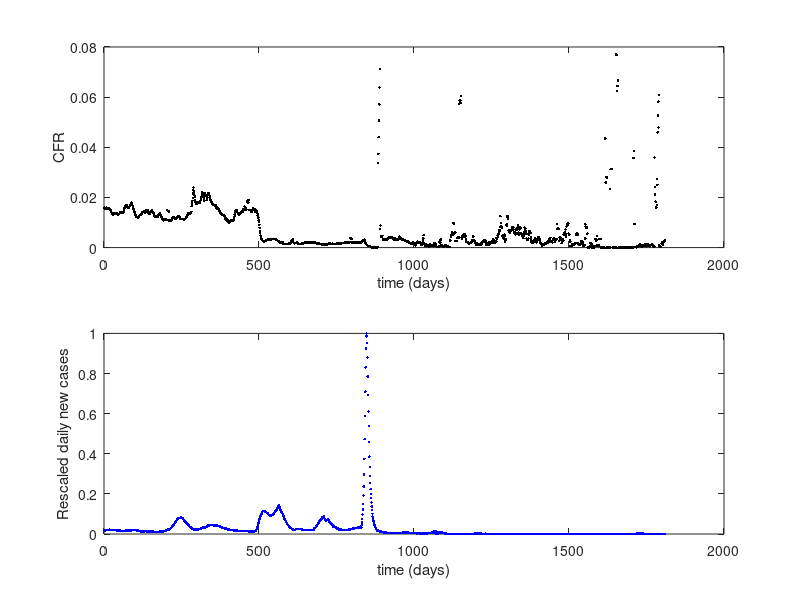

The MATLAB source for this figure: (Note: this script raises an error after producing the figure.)
%Beta=Beta(242:end);
clear all; close all; clc;
load('AsiaCovid19s01092020f08242025.mat')

% colors.usa    = [0.18 0.32 0.47];   
% colors.eu     = [0.20 0.60 0.60];  
 %colors.asia   = [0.55 0.20 0.82];   


X1=Mu(1:end-1);
X2=Mu(2:end);
Y1=Beta(1:end-1);
Y2=Beta(2:end);
Y1_min = min(Y1);
Y1_max = max(Y1);
Y1s = (Y1 - Y1_min) ./ (Y1_max - Y1_min);

Y2_min = min(Y2);
Y2_max = max(Y2);
Y2s = (Y2 - Y2_min) ./ (Y2_max - Y2_min);
Beta_min=min(Beta);Beta_max=max(Beta);
Betas=(Beta - Beta_min) ./ (Beta_max - Beta_min);
%%
MuAsia =Mu;
BetasAsia= Betas;
%%
close all
subplot(2,1,1)
plot(Mu,'k.');xlabel('time (days)');ylabel('CFR')
subplot(2,1,2)
plot(Betas,'b.');xlabel('time (days)');ylabel('Rescaled daily new cases')
%sgtitle('Time series data');
hfig = gcf;
fname = 'USACOVIDtseriesdata1';
%% Fitting Beta=a/mu full world
% modelFun = @(a,mu)  a(3)+a(1) ./ (mu+a(2));
% 
% a0 = [2 0.1 1];
% 
% % Fit using nonlinear least squares
% a_est = nlinfit(X1, Y1s, modelFun, a0);
%%
close all
figure
scatter(X1, Y1s,20, 'filled','MarkerFaceColor',colors.asia); hold on
% mu_fit = linspace(min(X1), max(X1), 200)';
%  plot(mu_fit, modelFun(a_est, mu_fit), 'r-', 'LineWidth', 2)
xlabel('Virulence: $\mu$')
ylabel('Transmission: $\beta$')
%legend('Data',sprintf('Fitted curve: $\\beta = %.5f / \\mu$', a_est))
grid on
hfig = gcf;
fname = 'ASIACOVIDMuBeta';
%% Mu(n+1)=a1+a2*Mu(n)*(1-Mu(n))+a3*Beta(n)
rng(123);
X = [ X1.*(1-X1), Y1s];
y = X2; %Mu(n+1)

% LASSO with cross-validation
% [B,FitInfo] = lasso(X, y, 'CV', 5);%, 'Standardize', true);
% 
% idx = FitInfo.IndexMinMSE;
% coef = B(:, idx);               
% intercept = FitInfo.Intercept(idx);
% 
% yhat = X * coef + intercept;
% %sci2latex = @(x) sprintf('%.1f\\times10^{%d}', x*10^abs(floor(log10(abs(x)))+1), floor(log10(abs(x)))+1);
% % label2 = sprintf('Fitted curve: $\\mu_{n+1} \\approx 0.000015+ 1.023 \\mu_n (1-\\mu_n) - 0.0005 \\beta_n$');
% label2 = 'Fitted curve';
close all;
scatter(X1,X2,20,'filled','MarkerFaceColor',colors.asia);
xlabel('Virulence: $\mu_n$');
ylabel('Virulence: $\mu_{n+1}$');
hold on;
% plot(X1, yhat,'-','LineWidth',2);
% legend('Data',label2)

hfig = gcf;
fname = 'ASIACOVIDmuNmuNp1';
%%
%% Mu(n+1)=a1+a2*Mu(n)*(1-Mu(n))+a3*Beta(n)
rng(123);
X = [Y1s X1];
y = Y2s; %Mu(n+1)

% LASSO with cross-validation
% [B,FitInfo] = lasso(X, y, 'CV', 5);%, 'Standardize', true);
% 
% idx = FitInfo.IndexMinMSE;
% coef = B(:, idx);               
% intercept = FitInfo.Intercept(idx);
% 
% yhat = X * coef + intercept;
% %sci2latex = @(x) sprintf('%.1f\\times10^{%d}', x*10^abs(floor(log10(abs(x)))+1), floor(log10(abs(x)))+1);
% %label2 = sprintf('Fitted curve: $\\beta_{n+1} \\approx 0.0256+ 0.6917 \\beta_n - 0.7228 \\mu_n$');
% label2 = 'Fitted curve';
close all;
scatter(Y1s,Y2s,20,'filled','MarkerFaceColor',colors.asia);
xlabel('Transmission: $\beta_n$');
ylabel('Transmission: $\beta_{n+1}$');
%title('Asia')
hold on;
% plot(Y1s, yhat,'-','LineWidth',2);
% legend('Data',label2)

hfig = gcf;
fname = 'ASIACOVIDbetaNbetaNp1';

% close all
% scatter(X1,X2,20,'filled');
% xlabel('$\mu_{n}$');
% ylabel('$\mu_{n+1}$');
% %title("Virulance Relation")
% hfig = gcf;
% fname = 'COVIDmuNmuNp1';
%%
close all;
scatter(Y1s,Y2s,20,'filled');
xlabel('$\beta_{n}$');
ylabel('$\beta_{n+1}$');
%title("Transmission relation ")
hfig = gcf;
fname = 'COVIDbetaNbetaNp1';
%%
close all;
scatter(X1,Y1s,20,'filled');
xlabel('$\beta_{n}$');
ylabel('$\beta_{n+1}$');
%title("Transmission relation ")
hfig = gcf;
fname = 'COVIDMuNbetaN';
%%
close all;
scatter3(X1,Y1s,Y2s,'filled');
xlabel('$\mu_{n}$');
ylabel('$\beta_{n}$');
zlabel('$\beta_{n+1}$')
%title("causal relationship")
hfig = gcf;
fname = 'COVIDcausalRela3dBeta';
%%
close all;
scatter3(X1,Y1s,X2,'filled');
xlabel('$\mu_{n}$');
ylabel('$\beta_{n}$');
zlabel('$\beta_{n+1}$')
%title("causal relationship")
hfig = gcf;
fname = 'COVIDcausalRela3dMu';
%%
r = @(x) round(x, 6);
dim1=r(correlationDimension(X1,[],1,'NumPoints',100,'MinRadius',0.0001,'MaxRadius',0.001))
dim2=r(correlationDimension([X1 X2],[],1,'NumPoints',100,'MinRadius',0.0001,'MaxRadius',0.001))
GeoCxnp1Gxn=dim2-dim1
%%
dim1xy=r(correlationDimension([X1 Y1s],[],1,'NumPoints',100,'MinRadius',0.0003,'MaxRadius',0.005))
dim2xy=r(correlationDimension([X1 Y1s X2],[],1,'NumPoints',100,'MinRadius',0.0004,'MaxRadius',0.004))
GeoCxnynxnp1Gxnyn=dim2xy-dim1xy
GeoCytox=GeoCxnp1Gxn-GeoCxnynxnp1Gxnyn
%%
dim1y=r(correlationDimension(Y1s,[],1,'NumPoints',100,'MinRadius',0.00004,'MaxRadius',0.0001))
dim2y=r(correlationDimension([Y1s Y2s],[],1,'NumPoints',100,'MinRadius',0.00005,'MaxRadius',0.00009))
GeoCynp1Gyn=dim2y-dim1y
%%
dim1yx=r(correlationDimension([X1 Y1s],[],1,'NumPoints',100,'MinRadius',0.0003,'MaxRadius',0.004))
dim2yx=r(correlationDimension([X1 Y1s Y2s],[],1,'NumPoints',100,'MinRadius',0.0003,'MaxRadius',0.003))
GeoCxnynynp1Gxnyn=dim2yx-dim1yx
GeoCxtoy=GeoCynp1Gyn-GeoCxnynynp1Gxnyn
%%
Terms = {
    'D2(mu_n)'
    'D2([mu_n, mu_{n+1}])'
    'D2([mu_n, beta_n, mu_{n+1}])'
    'D2([mu_n, beta_n])'
    'D2(beta_n)'
    'D2([beta_n, beta_{n+1}])'
    'D2([mu_n, beta_n, beta_{n+1}])'
    'GeoC(mu_{n+1}|mu_n)'
    'GeoC(mu_{n+1}|mu_n, beta_n)'
    'GeoC_{beta->mu}'
    'GeoC(beta_{n+1}|beta_n)'
    'GeoC(beta_{n+1}|beta_n, mu_n)'
    'GeoC_{mu->beta}'
};

Values = [
   dim1
    dim2
    dim2xy
    dim1xy
    dim1y
    dim2y
    dim2yx
    GeoCxnp1Gxn
    GeoCxnynxnp1Gxnyn
    GeoCytox
    GeoCynp1Gyn
    GeoCxnynynp1Gxnyn
    GeoCxtoy
];
%%
regionName = 'Asia';  

T = table(Terms, Values, ...
    'VariableNames', {'Term', regionName});

writetable(T, ['GeoC_' regionName '.csv']);

%%
% scatter(X1,X2)
% %%
% scatter(Y1s,Y2s)
% %%
% close all
% scatter(Y1s,X2)
% %%
% scatter3(Y1s,X1,X2)
% %%
% scatter3(Y1s,X1,Y2s)
% %%
% A=[ones(size(X1)) X1 X1.^2 Y1];
% coef=pinv(A)*X2
% %%
% 
